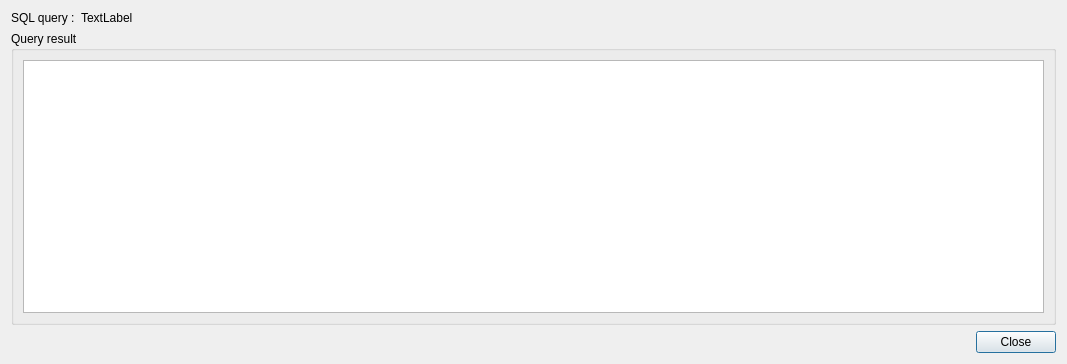
<?xml version="1.0" encoding="UTF-8"?>
<ui version="4.0">
 <class>DbPreview</class>
 <widget class="QDialog" name="DbPreview">
  <property name="geometry">
   <rect>
    <x>0</x>
    <y>0</y>
    <width>1067</width>
    <height>364</height>
   </rect>
  </property>
  <property name="windowTitle">
   <string>Dialog</string>
  </property>
  <layout class="QVBoxLayout" name="verticalLayout">
   <item>
    <layout class="QHBoxLayout" name="horizontalLayout">
     <item>
      <widget class="QLabel" name="label_2">
       <property name="sizePolicy">
        <sizepolicy hsizetype="Maximum" vsizetype="Maximum">
         <horstretch>0</horstretch>
         <verstretch>0</verstretch>
        </sizepolicy>
       </property>
       <property name="text">
        <string>SQL query :</string>
       </property>
      </widget>
     </item>
     <item>
      <widget class="QLabel" name="_label_query">
       <property name="sizePolicy">
        <sizepolicy hsizetype="Minimum" vsizetype="Maximum">
         <horstretch>0</horstretch>
         <verstretch>0</verstretch>
        </sizepolicy>
       </property>
       <property name="text">
        <string>TextLabel</string>
       </property>
      </widget>
     </item>
    </layout>
   </item>
   <item>
    <widget class="QGroupBox" name="groupBox">
     <property name="title">
      <string>Query result</string>
     </property>
     <layout class="QVBoxLayout" name="verticalLayout_2">
      <item>
       <widget class="QTableView" name="_table_query"/>
      </item>
     </layout>
    </widget>
   </item>
   <item>
    <widget class="QDialogButtonBox" name="buttonBox">
     <property name="orientation">
      <enum>Qt::Horizontal</enum>
     </property>
     <property name="standardButtons">
      <set>QDialogButtonBox::Close</set>
     </property>
    </widget>
   </item>
  </layout>
 </widget>
 <resources/>
 <connections>
  <connection>
   <sender>buttonBox</sender>
   <signal>accepted()</signal>
   <receiver>DbPreview</receiver>
   <slot>accept()</slot>
   <hints>
    <hint type="sourcelabel">
     <x>248</x>
     <y>254</y>
    </hint>
    <hint type="destinationlabel">
     <x>157</x>
     <y>274</y>
    </hint>
   </hints>
  </connection>
  <connection>
   <sender>buttonBox</sender>
   <signal>rejected()</signal>
   <receiver>DbPreview</receiver>
   <slot>reject()</slot>
   <hints>
    <hint type="sourcelabel">
     <x>316</x>
     <y>260</y>
    </hint>
    <hint type="destinationlabel">
     <x>286</x>
     <y>274</y>
    </hint>
   </hints>
  </connection>
 </connections>
</ui>
